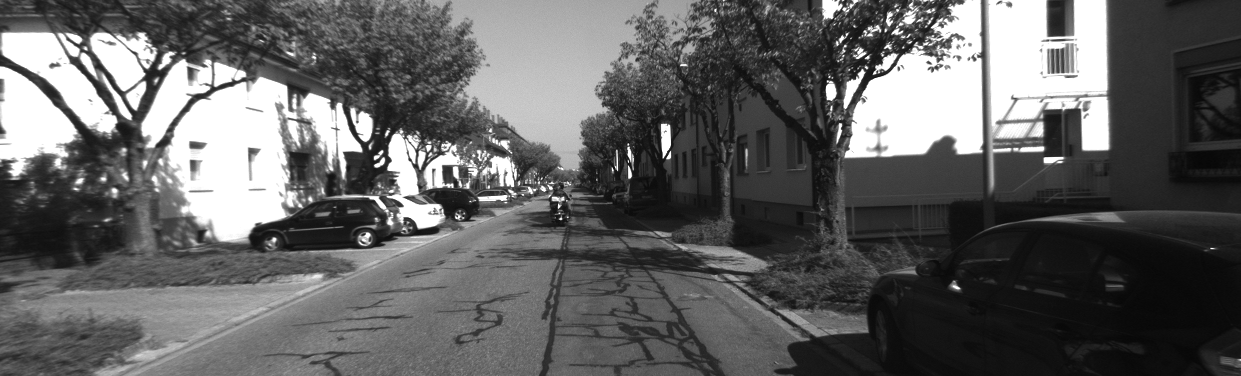
#> input picture 00/image_0/000006.png, 1241 x 376 px; its folder holds 4 pictures in this run
$ python loop_closure.py
#> lines starting #> are read from the running program, lines starting #| are printed output that depends on the picture
### feature_extractor.py
import cv2
import os
import numpy as np
from helpers import sort_files

def featureExtractor(img):
    """
    Extracts keypoints and descriptors from a grayscale image using ORB.

    Args:
        img (numpy.ndarray): Grayscale image.

    Returns:
        kp (list): List of keypoints.
        des (numpy.ndarray): Descriptor array.
    """
    # Initialize ORB detector
    orb = cv2.ORB_create()
    # Detect keypoints and compute descriptors
    kp, des = orb.detectAndCompute(img, None)
    return kp, des

# [33 lines left out: function loadStereoPair, not called in this run]

# [23 lines that do not run on import are left out]

### loop_closure.py
import os
import cv2
import numpy as np
from sklearn.cluster import MiniBatchKMeans
from scipy.spatial.distance import cosine
from feature_extractor import *

# -----------------------------
# Vocabulary & BoW Functions
# -----------------------------
def build_vocabulary(descriptors_list, num_clusters=500):
    """
    Build a visual vocabulary using MiniBatchKMeans.

    Args:
        descriptors_list (list of np.ndarray): List of descriptors from training images.
        num_clusters (int): Number of visual words.

    Returns:
        kmeans (MiniBatchKMeans): Trained k-means model.
    """
    all_desc = np.vstack(descriptors_list)
    kmeans = MiniBatchKMeans(n_clusters=num_clusters, random_state=42)
    kmeans.fit(all_desc)
    return kmeans

def compute_bow_descriptor(descriptors, kmeans):
    """
    Compute a Bag-of-Words descriptor from the provided descriptors.

    Args:
        descriptors (np.ndarray): ORB descriptors (shape: [N, descriptor_dim]).
        kmeans (MiniBatchKMeans): Pre-trained vocabulary.

    Returns:
        bow (np.ndarray): Normalized histogram (shape: [num_clusters,]).
    """
    words = kmeans.predict(descriptors)
    hist, _ = np.histogram(words, bins=np.arange(kmeans.n_clusters + 1))
    bow = hist.astype(np.float32)
    bow /= (bow.sum() + 1e-6)
    return bow

# -----------------------------
# Loop Closure Functions
# -----------------------------
# [54 lines left out: functions detect_loop, geometric_verification, not called in this run]

def detect_loop(new_bow, keyframe_db, current_keyframe_id, min_temporal_gap=5, similarity_threshold=0.8):
    """
    Detects a loop closure candidate by comparing BoW descriptors with
    keyframes that are sufficiently far apart temporally.

    Args:
        new_bow (np.ndarray): BoW descriptor of the new keyframe.
        keyframe_db (list): List of previous keyframe entries.
        current_keyframe_id (int): ID or frame index of the new keyframe.
        min_temporal_gap (int): Minimal difference in keyframe id or frame index to consider.
        similarity_threshold (float): Cosine similarity threshold.

    Returns:
        candidate (dict or None): Candidate keyframe entry if a match is found; otherwise, None.
    """
    best_similarity = 0.0
    candidate = None
    for entry in keyframe_db:
        # Ignore candidates that are too close in time (likely consecutive)
        if abs(current_keyframe_id - entry['id']) < min_temporal_gap:
            continue

        db_bow = entry['bow']
        similarity = 1 - cosine(new_bow, db_bow)
        if similarity > similarity_threshold and similarity > best_similarity:
            best_similarity = similarity
            candidate = entry
    return candidate

def process_new_keyframe(img, keyframe_id, keyframe_db, kmeans, current_pose):
    """
    Process a new keyframe for loop closure. Extract features, compute BoW descriptor,
    perform loop detection and (if necessary) geometric verification.

    Args:
        img (np.ndarray): Grayscale image of the new keyframe.
        keyframe_id (int): Unique identifier for the keyframe.
        keyframe_db (list): Database of prior keyframes.
        kmeans (MiniBatchKMeans): Pre-trained vocabulary.
        current_pose (np.ndarray): Current estimated pose (6-parameter vector) for the keyframe.

    Returns:
        loop_candidate (dict or None): Information about the loop closure if detected;
                                       else, None.
        kp (list): ORB keypoints for the current keyframe.
        des (np.ndarray): ORB descriptors for the current keyframe.
    """
    kp, des = featureExtractor(img)
    if des is None or len(des) == 0:
        return None, None, None
    bow_descriptor = compute_bow_descriptor(des, kmeans)
    # Pass the keyframe_id to detect_loop to enable temporal filtering.
    candidate = detect_loop(bow_descriptor, keyframe_db, keyframe_id)

    if candidate is not None:
        relative_pose = geometric_verification(kp, des, candidate['kp'], candidate['des'])
        if relative_pose is not None:
            print(f"Loop closure detected between keyframe {keyframe_id} and keyframe {candidate['id']}.")
            return candidate, relative_pose, (kp, des)

    # If no valid loop closure is detected, add this keyframe to the database.
    keyframe_entry = {'id': keyframe_id, 'bow': bow_descriptor, 'pose': current_pose, 'kp': kp, 'des': des}
    keyframe_db.append(keyframe_entry)
    return None, None, (kp, des)


# -----------------------------
# Keyframe Selection Abstraction
# -----------------------------
def is_keyframe(frame_index, last_keyframe_index, threshold=5):
    """
    Simple keyframe selection based on frame interval.

    Args:
        frame_index (int): Current frame index.
        last_keyframe_index (int): Index of the last keyframe.
        threshold (int): Minimal number of frames between keyframes.

    Returns:
        bool: True if the current frame is to be considered a keyframe.
    """
    return (frame_index - last_keyframe_index) >= threshold

# -----------------------------
# Main Loop Closure Pipeline
# -----------------------------
def main_loop_closure(dataset_path):
    """
    A complete pipeline demonstrating loop closure without assuming a fixed 'keyframes' folder.
    This function loops through all images in the dataset folder and uses a keyframe selection
    function to decide which frames are keyframes.

    Args:
        dataset_path (str): Path to a folder containing sequence images.
    """
#> called with dataset_path = '00/image_0'
    # List all image files in the dataset path (assume they are sorted appropriately)
    image_files = sorted(os.listdir(dataset_path))

    # For demo, we'll build a vocabulary from the first 20 images.
    descriptors_list = []
    num_train = min(20, len(image_files))
    for i in range(num_train):
        img = cv2.imread(os.path.join(dataset_path, image_files[i]), cv2.IMREAD_GRAYSCALE)
#> img is the input picture: shape (376, 1241); min 7, max 255, mean 97.7
        if img is None:
            continue
        _, des = featureExtractor(img)
#> in featureExtractor, `kp, des = orb.detectAndCompute(img, None)`: kp = 500 keypoints; strongest (x, y, size): (862, 70, 31), (375, 165, 31), (374, 158, 31), (866, 58, 31)
        if des is not None:
            descriptors_list.append(des)

    if len(descriptors_list) == 0:
        print("No descriptors available for vocabulary training!")
        return

    print("Building vocabulary...")
    kmeans = build_vocabulary(descriptors_list, num_clusters=500)
    print("Vocabulary built.")

    # Initialize keyframe database and keyframe selection variables.
    keyframe_db = []
    last_keyframe_index = -100  # ensure first frame becomes keyframe
    keyframe_counter = 0
    loop_closure_constraints = []  # Store loop closure constraints (for pose graph)

    # In a real system, current_pose comes from your tracking module.
    # Here we'll assume identity (zero) for simplicity.
    current_pose = np.zeros(6)

    # Loop through all images.
    for idx, file in enumerate(image_files):
        img = cv2.imread(os.path.join(dataset_path, file), cv2.IMREAD_GRAYSCALE)
        if img is None:
            continue

        # Determine if this frame qualifies as a keyframe.
        if is_keyframe(idx, last_keyframe_index, threshold=5):
            print(f"Processing frame {idx} as keyframe.")
            candidate, rel_pose, (kp, des) = process_new_keyframe(img, keyframe_counter, keyframe_db, kmeans, current_pose)
#> in compute_bow_descriptor, `words = kmeans.predict(descriptors)`: words = 500 values, max 497 at index 237, min 0 at index 152, mean 218.6
#> in compute_bow_descriptor, `hist, _ = np.histogram(words, bins=np.arange(kmeans.n_clusters + 1))`: hist = 500 values, max 7 at index 106, min 0 at index 3, mean 1
#> in compute_bow_descriptor, `bow = hist.astype(np.float32)`: bow has the same summary as hist
#> in compute_bow_descriptor, `bow /= (bow.sum() + 1e-6)`: bow = 500 values, max 0.014 at index 106, min 0 at index 3, mean 0.002
#> in process_new_keyframe, `bow_descriptor = compute_bow_descriptor(des, kmeans)`: bow_descriptor has the same summary as bow in compute_bow_descriptor
#> after the loop in detect_loop, `for entry in keyframe_db:`: best_similarity = 0
            if candidate is not None:
                # A loop closure is detected.
                R_loop, t_loop = rel_pose
                print(f"Loop closure: current keyframe {keyframe_counter} matches keyframe {candidate['id']}")
                loop_closure_constraints.append({
                    'current_id': keyframe_counter,
                    'candidate_id': candidate['id'],
                    'relative_R': R_loop,
                    'relative_t': t_loop
                })
            else:
                print(f"No loop detected for keyframe {keyframe_counter}. Adding to database.")

            last_keyframe_index = idx
            keyframe_counter += 1
        else:
            print(f"Frame {idx} skipped (not a keyframe).")

        # Display the current frame with detected keypoints (if keyframe)
        if idx - last_keyframe_index < 1:  # if keyframe, show drawn keypoints
            img_kp = cv2.drawKeypoints(img, kp, None, color=(0, 255, 0), flags=0)
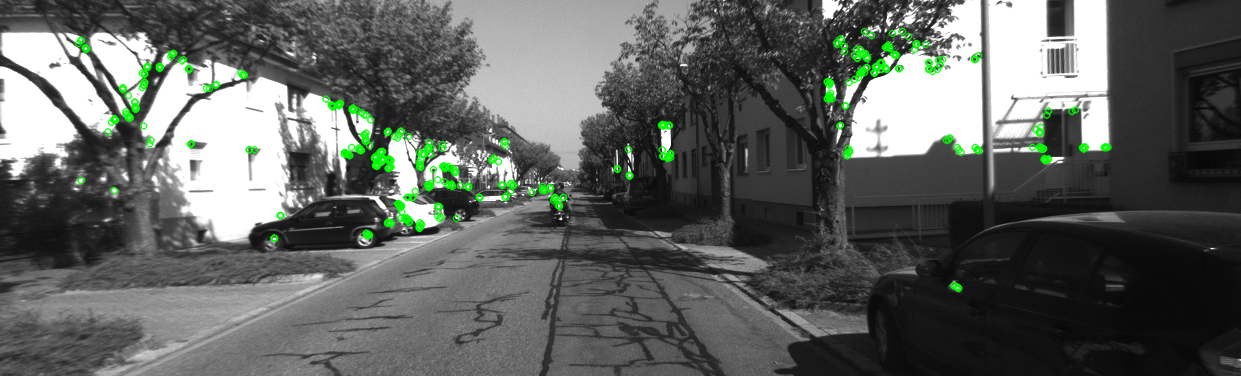
#> img_kp: shape (376, 1241, 3); mean of channels 0, 1, 2 95.5, 99.2, 95.5; drawn as B, G, R
            cv2.imshow("Keyframe", img_kp)
            if cv2.waitKey(30) & 0xFF == ord('q'):
#> (key q is pressed here)
                break

    cv2.destroyAllWindows()

    print("Loop closure constraints collected:")
    for constraint in loop_closure_constraints:
        print(constraint)

if __name__ == "__main__":
    # Replace this path with the directory where your sequence images reside.
    dataset_path = "00/image_0"  # Example path
    main_loop_closure(dataset_path)
